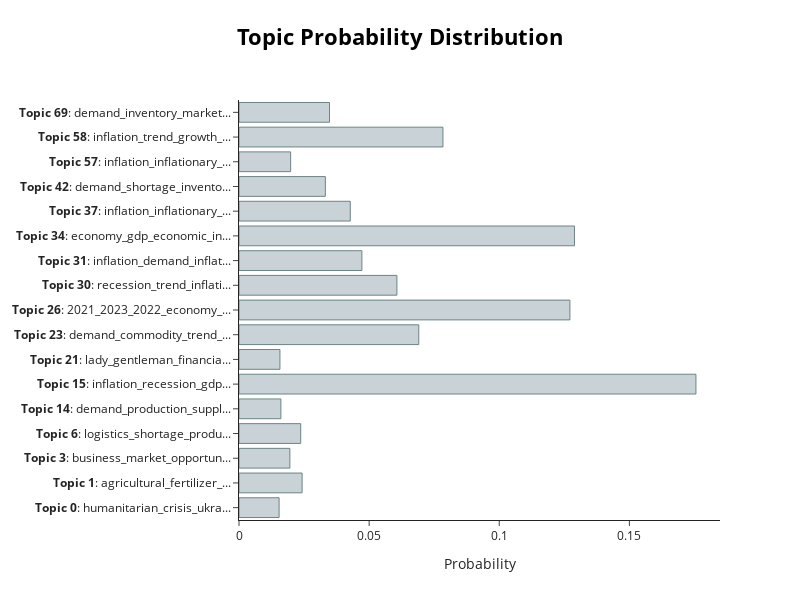

Here is the notebook cell this chart was saved with:
### Code cell
topic_model.visualize_distribution(topic_distr[1])

### Figure 1 — Plotly figure (JSON) as saved in the notebook; plotly's stock layout.template omitted (floating-point values rounded to 4 significant figures)
{"data": [{"marker": {"color": "#C8D2D7", "line": {"color": "#6E8484", "width": 1}}, "orientation": "h", "type": "bar", "x": [0.01541, 0.02425, 0.01955, 0.02371, 0.01609, 0.1756, 0.01573, 0.06907, 0.1272, 0.06068, 0.04721, 0.1289, 0.04276, 0.03318, 0.01985, 0.07836, 0.03479], "y": ["<b>Topic 0</b>: humanitarian_crisis_ukra...", "<b>Topic 1</b>: agricultural_fertilizer_...", "<b>Topic 3</b>: business_market_opportun...", "<b>Topic 6</b>: logistics_shortage_produ...", "<b>Topic 14</b>: demand_production_suppl...", "<b>Topic 15</b>: inflation_recession_gdp...", "<b>Topic 21</b>: lady_gentleman_financia...", "<b>Topic 23</b>: demand_commodity_trend_...", "<b>Topic 26</b>: 2021_2023_2022_economy_...", "<b>Topic 30</b>: recession_trend_inflati...", "<b>Topic 31</b>: inflation_demand_inflat...", "<b>Topic 34</b>: economy_gdp_economic_in...", "<b>Topic 37</b>: inflation_inflationary_...", "<b>Topic 42</b>: demand_shortage_invento...", "<b>Topic 57</b>: inflation_inflationary_...", "<b>Topic 58</b>: inflation_trend_growth_...", "<b>Topic 69</b>: demand_inventory_market..."]}], "layout": {"height": 600, "hoverlabel": {"bgcolor": "white", "font": {"family": "Rockwell", "size": 16}}, "title": {"font": {"color": "Black", "size": 22}, "text": "<b>Topic Probability Distribution</b>", "x": 0.5, "xanchor": "center", "y": 0.95, "yanchor": "top"}, "width": 800, "xaxis": {"title": {"text": "Probability"}}}}
